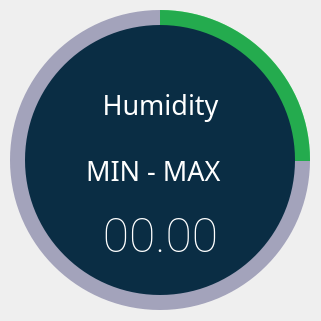
   <widget class="QFrame" name="circularProgressBarBase_2">
    <property name="geometry">
     <rect>
      <x>660</x>
      <y>80</y>
      <width>321</width>
      <height>321</height>
     </rect>
    </property>
    <property name="frameShape">
     <enum>QFrame::NoFrame</enum>
    </property>
    <property name="frameShadow">
     <enum>QFrame::Raised</enum>
    </property>
    <widget class="QFrame" name="circularProgressHUMID">
     <property name="geometry">
      <rect>
       <x>10</x>
       <y>10</y>
       <width>300</width>
       <height>300</height>
      </rect>
     </property>
     <property name="styleSheet">
      <string notr="true">QFrame{
	border-radius: 150px;
	background-color: qconicalgradient(cx:0.5, cy:0.5, angle:90, stop:0.749 rgba(255, 0, 127, 0), stop:0.750 rgba(0, 255, 34, 255));
}</string>
     </property>
     <property name="frameShape">
      <enum>QFrame::NoFrame</enum>
     </property>
     <property name="frameShadow">
      <enum>QFrame::Raised</enum>
     </property>
    </widget>
    <widget class="QFrame" name="circularBg_2">
     <property name="geometry">
      <rect>
       <x>10</x>
       <y>10</y>
       <width>300</width>
       <height>300</height>
      </rect>
     </property>
     <property name="styleSheet">
      <string notr="true">QFrame{
	border-radius: 150px;
	background-color: rgba(77, 77, 127, 120);
}</string>
     </property>
     <property name="frameShape">
      <enum>QFrame::NoFrame</enum>
     </property>
     <property name="frameShadow">
      <enum>QFrame::Raised</enum>
     </property>
    </widget>
    <widget class="QFrame" name="container_2">
     <property name="geometry">
      <rect>
       <x>25</x>
       <y>25</y>
       <width>270</width>
       <height>270</height>
      </rect>
     </property>
     <property name="styleSheet">
      <string notr="true">QFrame{
	border-radius: 135px;
	background-color: #0A2D44;
}</string>
     </property>
     <property name="frameShape">
      <enum>QFrame::NoFrame</enum>
     </property>
     <property name="frameShadow">
      <enum>QFrame::Raised</enum>
     </property>
     <widget class="QWidget" name="layoutWidget_2">
      <property name="geometry">
       <rect>
        <x>40</x>
        <y>50</y>
        <width>191</width>
        <height>191</height>
       </rect>
      </property>
      <layout class="QGridLayout" name="gridLayout_2">
       <item row="0" column="0">
        <widget class="QLabel" name="labelTitle_2">
         <property name="font">
          <font>
           <family>Quicksand</family>
           <pointsize>20</pointsize>
          </font>
         </property>
         <property name="styleSheet">
          <string notr="true">background-color: none;
color: #FFFFFF</string>
         </property>
         <property name="text">
          <string>&lt;html&gt;&lt;head/&gt;&lt;body&gt;&lt;p&gt;Humidity&lt;/p&gt;&lt;/body&gt;&lt;/html&gt;</string>
         </property>
         <property name="alignment">
          <set>Qt::AlignCenter</set>
         </property>
        </widget>
       </item>
       <item row="2" column="0">
        <widget class="QLabel" name="labelPercentage_2">
         <property name="font">
          <font>
           <family>Roboto Thin</family>
           <pointsize>20</pointsize>
          </font>
         </property>
         <property name="autoFillBackground">
          <bool>false</bool>
         </property>
         <property name="styleSheet">
          <string notr="true">background-color: none;
color: #FFFFFF</string>
         </property>
         <property name="text">
          <string>&lt;html&gt;&lt;head/&gt;&lt;body&gt;&lt;p&gt;&lt;span style=&quot; font-size:36pt;&quot;&gt;00.00&lt;/span&gt;&lt;/p&gt;&lt;/body&gt;&lt;/html&gt;</string>
         </property>
         <property name="alignment">
          <set>Qt::AlignCenter</set>
         </property>
        </widget>
       </item>
       <item row="1" column="0">
        <widget class="QLabel" name="HumidPB_MM">
         <property name="font">
          <font>
           <family>Quicksand</family>
           <pointsize>20</pointsize>
          </font>
         </property>
         <property name="styleSheet">
          <string notr="true">color: rgb(255, 255, 255);</string>
         </property>
         <property name="text">
          <string>   MIN - MAX</string>
         </property>
        </widget>
       </item>
      </layout>
     </widget>
    </widget>
   </widget>
